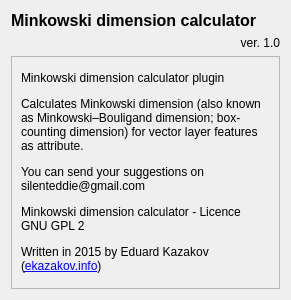
<?xml version="1.0" encoding="UTF-8"?>
<ui version="4.0">
 <class>Dialog</class>
 <widget class="QDialog" name="Dialog">
  <property name="geometry">
   <rect>
    <x>0</x>
    <y>0</y>
    <width>291</width>
    <height>300</height>
   </rect>
  </property>
  <property name="windowTitle">
   <string>About</string>
  </property>
  <property name="windowIcon">
   <iconset resource="res.qrc">
    <normaloff>:/icon/icon.png</normaloff>:/icon/icon.png</iconset>
  </property>
  <layout class="QGridLayout" name="gridLayout">
   <item row="0" column="0">
    <widget class="QLabel" name="label">
     <property name="font">
      <font>
       <pointsize>12</pointsize>
       <weight>75</weight>
       <bold>true</bold>
      </font>
     </property>
     <property name="text">
      <string>Minkowski dimension calculator</string>
     </property>
    </widget>
   </item>
   <item row="1" column="0">
    <widget class="QLabel" name="label_2">
     <property name="text">
      <string>ver. 1.0</string>
     </property>
     <property name="alignment">
      <set>Qt::AlignRight|Qt::AlignTrailing|Qt::AlignVCenter</set>
     </property>
    </widget>
   </item>
   <item row="2" column="0">
    <widget class="QScrollArea" name="scrollArea">
     <property name="widgetResizable">
      <bool>true</bool>
     </property>
     <widget class="QWidget" name="scrollAreaWidgetContents">
      <property name="geometry">
       <rect>
        <x>0</x>
        <y>0</y>
        <width>271</width>
        <height>236</height>
       </rect>
      </property>
      <layout class="QHBoxLayout" name="horizontalLayout">
       <item>
        <widget class="QLabel" name="label_3">
         <property name="text">
          <string>&lt;html&gt;&lt;head/&gt;&lt;body&gt;&lt;p&gt;&lt;span style=&quot; font-size:9pt;&quot;&gt;Minkowski dimension calculator plugin&lt;/span&gt;&lt;/p&gt;&lt;p&gt;&lt;span style=&quot; font-size:9pt;&quot;&gt;Calculates Minkowski dimension (also known as Minkowski–Bouligand dimension; box-counting dimension) for vector layer features as attribute.&lt;/span&gt;&lt;/p&gt;&lt;p&gt;&lt;span style=&quot; font-size:9pt;&quot;&gt;You can send your suggestions on silenteddie@gmail.com&lt;/span&gt;&lt;/p&gt;&lt;p&gt;&lt;span style=&quot; font-size:9pt;&quot;&gt;Minkowski dimension calculator - Licence GNU GPL 2&lt;/span&gt;&lt;/p&gt;&lt;p&gt;&lt;span style=&quot; font-size:9pt;&quot;&gt;Written in 2015 by Eduard Kazakov (&lt;/span&gt;&lt;a href=&quot;http://www.ekazakov.info&quot;&gt;&lt;span style=&quot; font-size:9pt; text-decoration: underline; color:#0000ff;&quot;&gt;ekazakov.info&lt;/span&gt;&lt;/a&gt;&lt;span style=&quot; font-size:9pt;&quot;&gt;)&lt;/span&gt;&lt;/p&gt;&lt;/body&gt;&lt;/html&gt;</string>
         </property>
         <property name="wordWrap">
          <bool>true</bool>
         </property>
        </widget>
       </item>
      </layout>
     </widget>
    </widget>
   </item>
  </layout>
 </widget>
 <resources>
  <include location="res.qrc"/>
 </resources>
 <connections/>
</ui>
